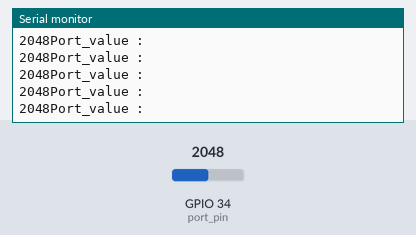
The sketch below on a simulated ESP32. On the bench: the last lines printed to the serial monitor. The inputs (shaded band) are chosen by the test bench; at power-on: GPIO 34 (port_pin) = 2048.

Above: at 1.2 s.
1.3 s: GPIO 34 (port_pin) set to 1043
At 2.2 s:
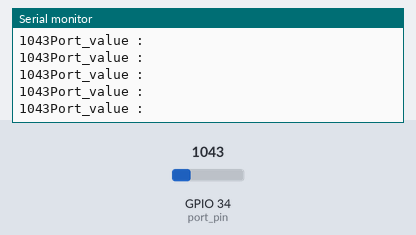
4.3 s: GPIO 34 (port_pin) set to 957
At 5.3 s:
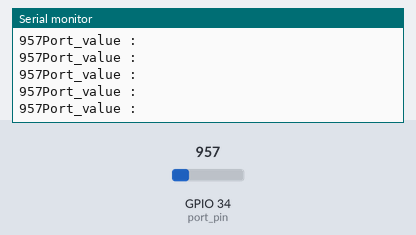
Timing chart, 0 to 7.3 s (numbered marks = the images above; inputs shaded):
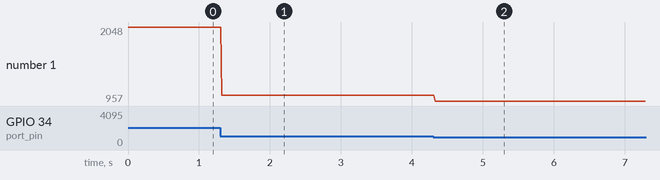

Measured:
- after the input at 1.3 s, the serial monitor: prints a new line at once (image 1)
- after the input at 4.3 s, the serial monitor: prints a new line at once (image 2)
- plotted number 1: 2048 → 1043 after the input at 1.3 s, 1043 → 957 after the input at 4.3 s

The sketch:

esp_poten.ino
```cpp
#define port_pin 34
int PORT;


void setup() {
Serial.begin(9600);
Serial.println("STARTING");
}

void loop() {
PORT = analogRead(port_pin);
Serial.println("Port_value : ");
Serial.print(PORT);
}
```
